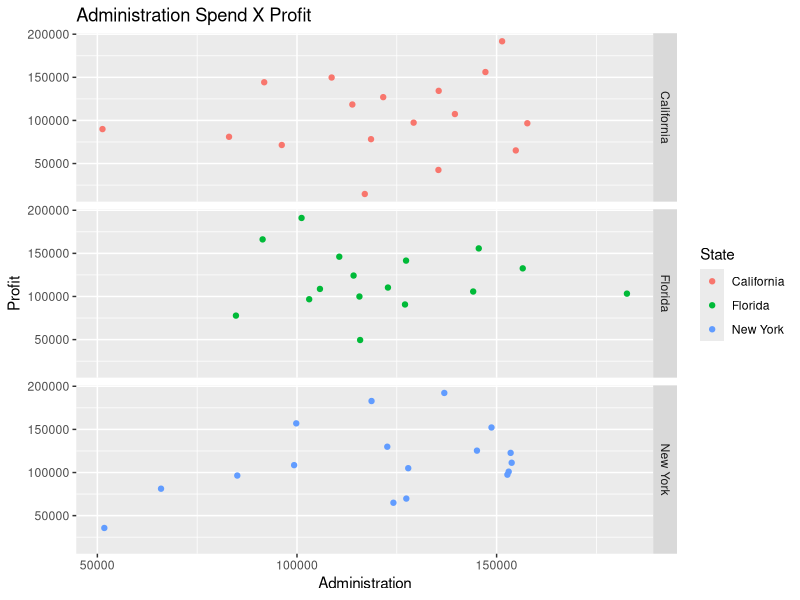
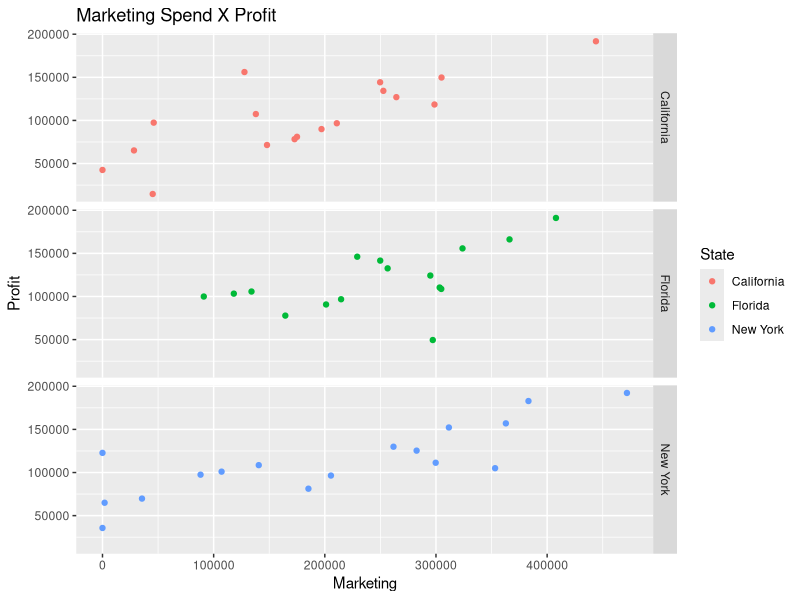
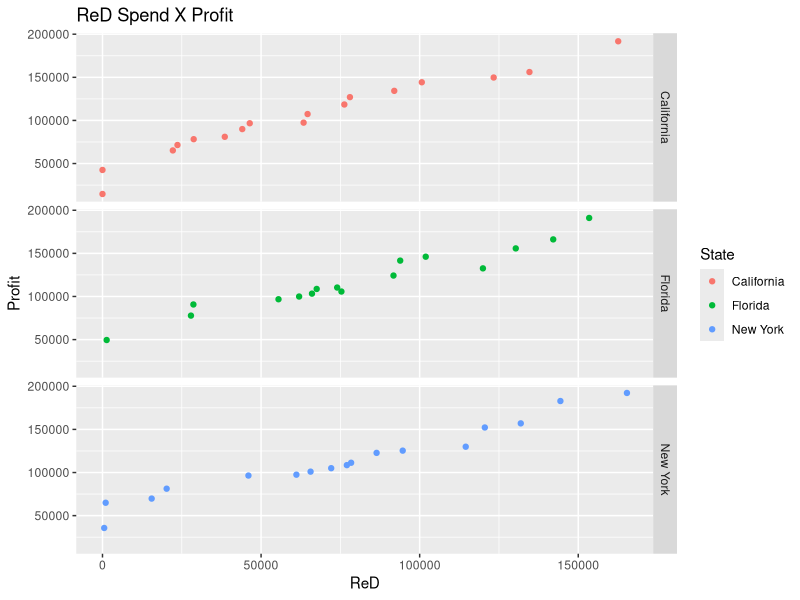
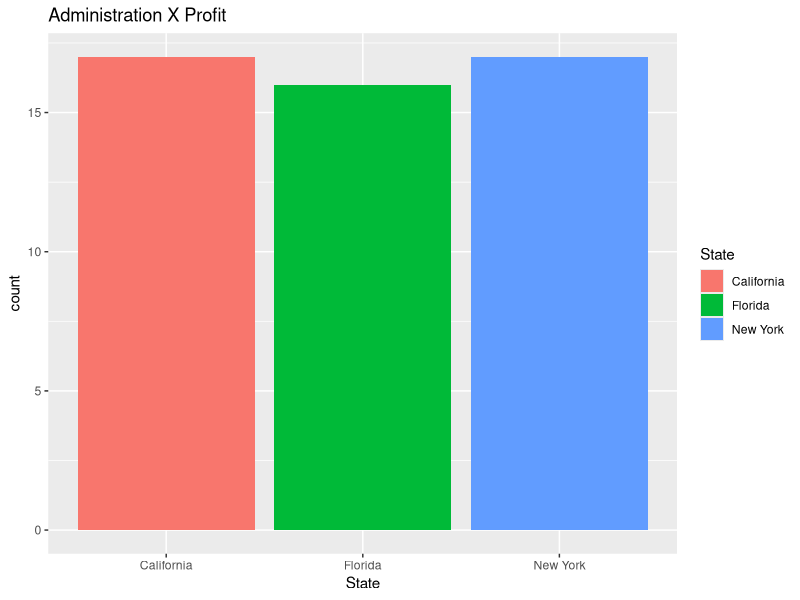
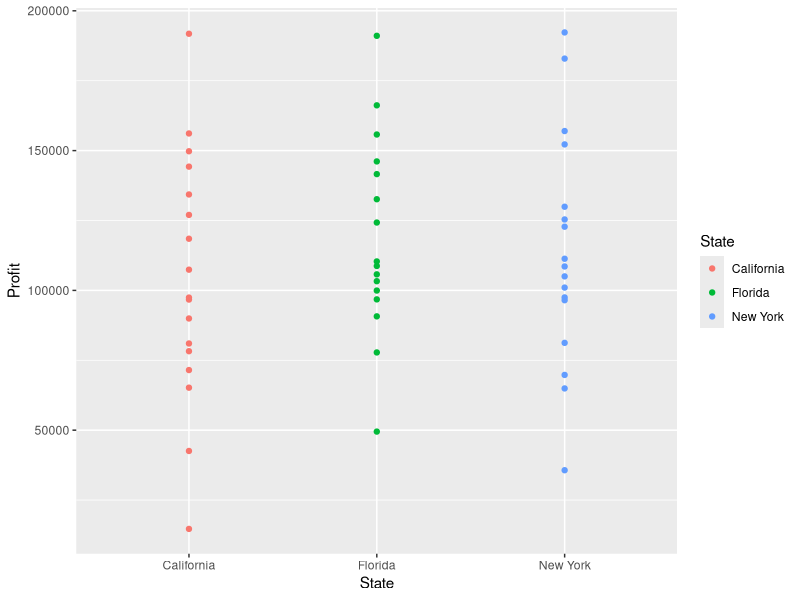
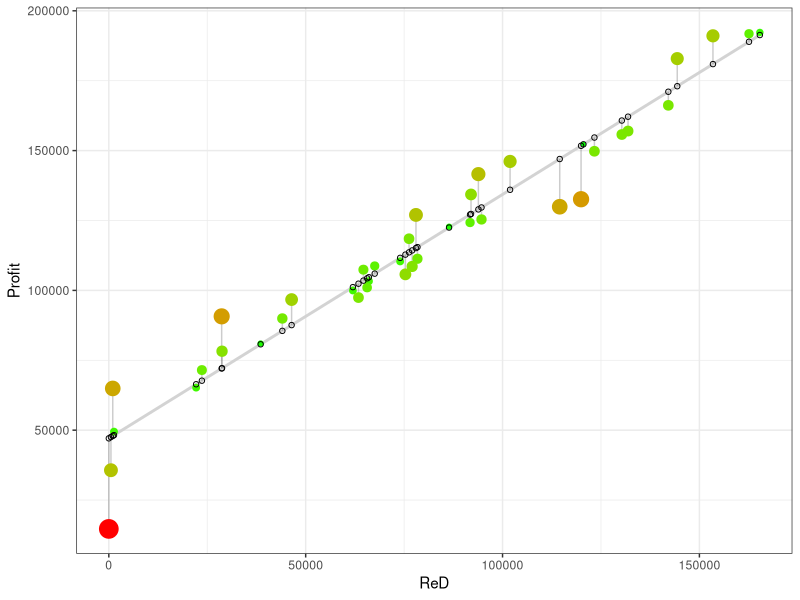
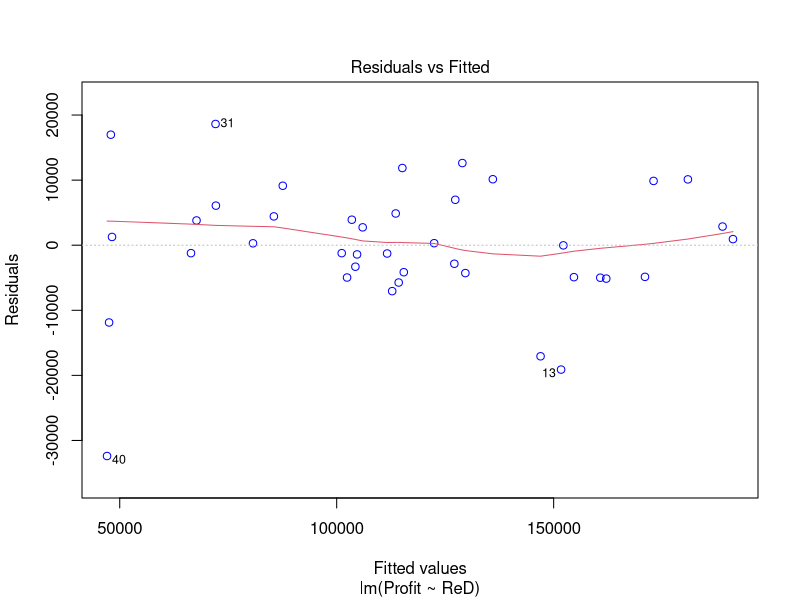
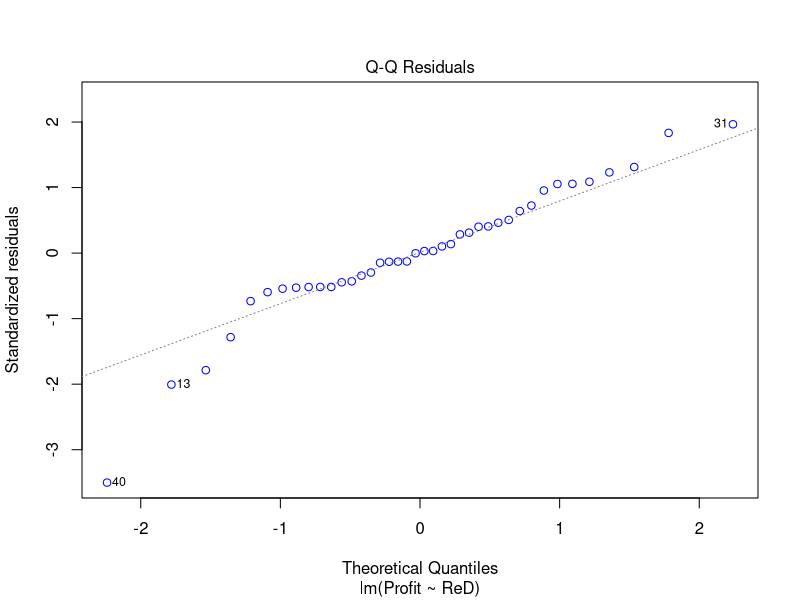

Recreate these plots in R, in order.
## ---- chunk 1
library(tidyverse)
options(scipen = 999)

dataset = read_csv(here::here("data/50_startups.csv"),
                 col_types = "dddcd")
## ---- chunk 2
library(ggplot2)
ggplot(data = dataset) +
  geom_point(aes(x = Administration, y = Profit, color = State)) +
  facet_grid(State ~ .) +
  ggtitle('Administration Spend X Profit')

ggplot(data = dataset) +
  geom_point(aes(x = Marketing, y = Profit, color = State)) +
  facet_grid(State ~ .) +
  ggtitle('Marketing Spend X Profit')

ggplot(data = dataset) +
  geom_point(aes(x = ReD, y = Profit, color = State)) +
  facet_grid(State ~ .) +
  ggtitle('ReD Spend X Profit')

ggplot(data = dataset) +
  geom_bar(aes(State, fill = State)) +
  ggtitle('Administration X Profit')

ggplot(data = dataset) +
  geom_point(aes(x = State, y = Profit, color = State))

## ---- chunk 3
cor(dataset$Administration, dataset$Profit)
cor(dataset$Marketing, dataset$Profit)
cor(dataset$ReD, dataset$Profit)
## ---- chunk 4
dataset$State = factor(dataset$State,
                       levels = c('New York', 'California', 'Florida'),
                       labels = c(1, 2, 3))
## ---- chunk 5
library(caTools)
set.seed(100)
split = sample.split(dataset$Profit, SplitRatio = 0.8)

training_set = subset(dataset, split == TRUE)
test_set = subset(dataset, split == FALSE)
## ---- chunk 6
regressor = lm(formula = Profit ~ .,
               data = training_set)
summary(regressor)
## ---- chunk 7
regressor = lm(formula = Profit ~ Marketing + ReD + State,
               data = training_set)
summary(regressor)
## ---- chunk 8
regressor = lm(formula = Profit ~ Marketing + ReD,
               data = training_set)
summary(regressor)
## ---- chunk 9
regressor = lm(formula = Profit ~ ReD,
               data = training_set)
summary(regressor)
## ---- chunk 10
predicoes = predict(regressor)
residuos = residuals(regressor)

ggplot(training_set, aes(x = ReD, y = Profit)) +
  geom_smooth(method = "lm", se = FALSE, color = "lightgrey") +     # regression line  
  geom_segment(aes(xend = ReD, yend = predicoes), alpha = .2) +     # draw line from point to line
  geom_point(aes(color = abs(residuos), size = abs(residuos))) +    # size of the points
  scale_color_continuous(low = "green", high = "red") +             # colour of the points mapped to residual size - green smaller, red larger
  guides(color = FALSE, size = FALSE) +                             # size legend removed
  geom_point(aes(y = predicoes), shape = 1) +
  theme_bw() 
## ---- chunk 11
plot(regressor, which=1, col=c("blue"))
## ---- chunk 12
plot(regressor, which=2, col=c("blue"))
## ---- chunk 13
plot(density(residuos))
## ---- chunk 14
shapiro.test(residuos)
## ---- chunk 15
plot(regressor, which=3, col=c("blue"))  # Scale-Location Plot
## ---- chunk 16
library(lmtest)
bptest(regressor)
## ---- chunk 17
library(car)
durbinWatsonTest(regressor)
